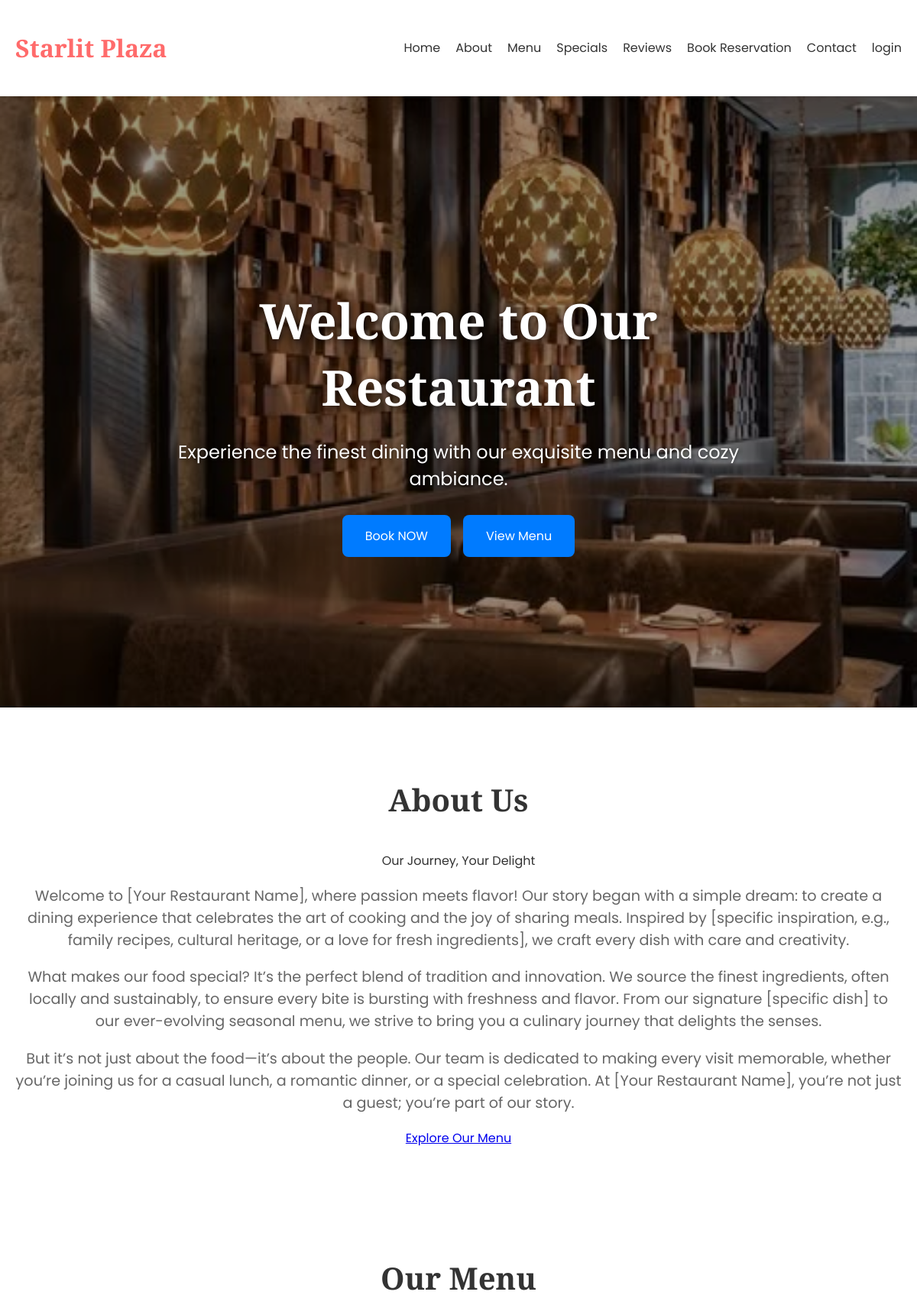
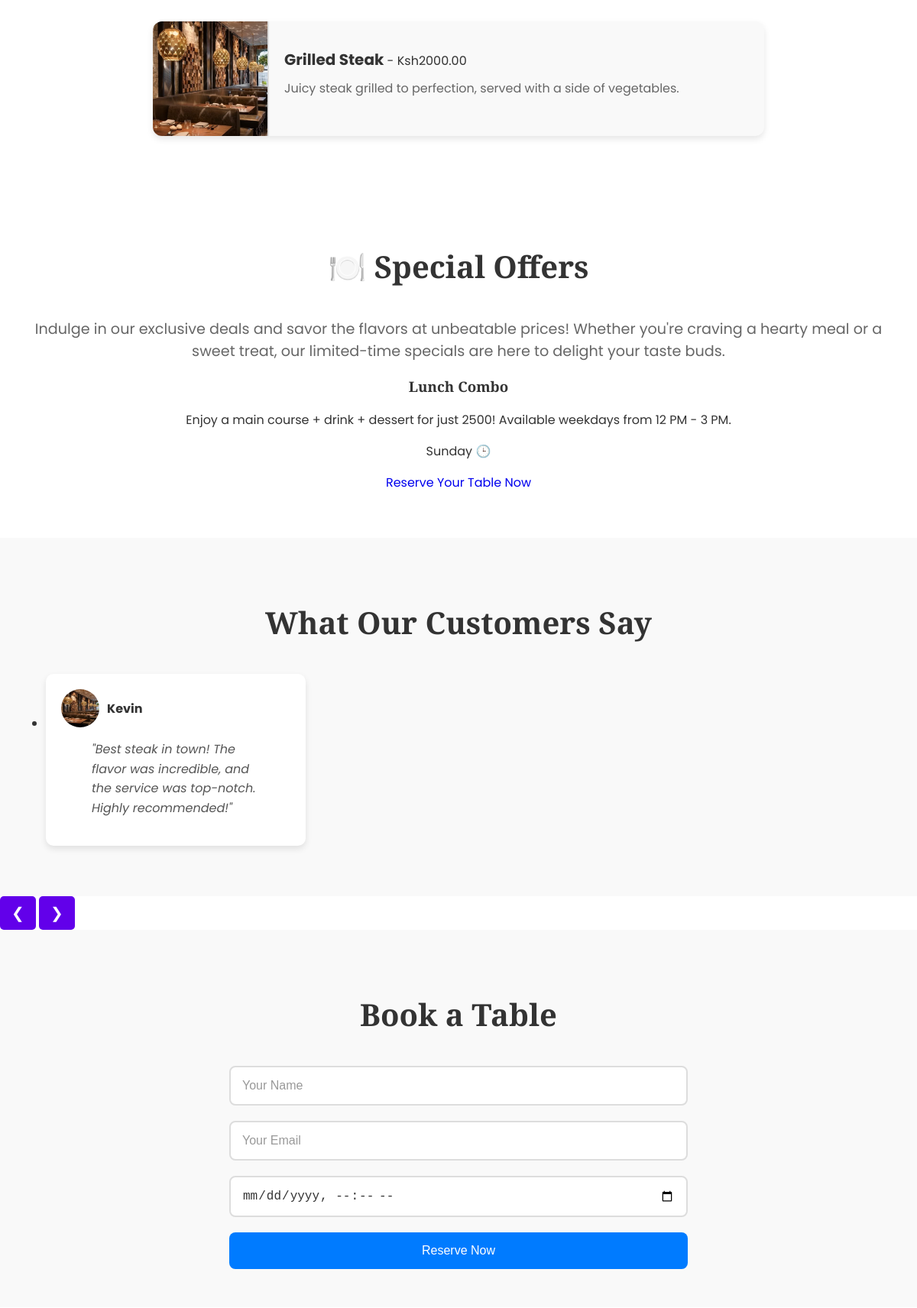
The page / (upper part) on the database its author committed (2 pictures, top to bottom).
### base/models.py (models this page shows, shortened)
class HeroSection(models.Model):
    title = models.CharField(max_length=255, default="Welcome to Our Restaurant")
    paragraph = models.TextField(default="Experience the finest dining with our exquisite menu and cozy ambiance.")
    background_image = models.ImageField(upload_to='hero_images/', blank=True, null=True)

class AboutSection(models.Model):
    title = models.CharField(max_length=255, default="About Us")
    subtitle = models.CharField(max_length=255, default="Our Journey, Your Delight")
    paragraph1 = models.TextField(default="Welcome to [Your Restaurant Name], where passion meets flavor! Our story began with a simple dream: to create a dining experience that celebrates the art of cooking and the joy of sharing meals. Inspired by [specific inspiration, e.g., family recipes, cultural heritage, or a love for fresh ingredients], we craft every dish with care and creativity.")
    paragraph2 = models.TextField(default="What makes our food special? It’s the perfect blend of tradition and innovation. We source the finest ingredients, often locally and sustainably, to ensure every bite is bursting with freshness and flavor. From our signature [specific dish] to our ever-evolving seasonal menu, we strive to bring you a culinary journey that delights the senses.")
    paragraph3 = models.TextField(default="But it’s not just about the food—it’s about the people. Our team is dedicated to making every visit memorable, whether you’re joining us for a casual lunch, a romantic dinner, or a special celebration. At [Your Restaurant Name], you’re not just a guest; you’re part of our story.")

class MenuItem(models.Model):
    name = models.CharField(max_length=255)
    price = models.DecimalField(max_digits=6, decimal_places=2)
    description = models.TextField()
    image = models.ImageField(upload_to='menu_images/', default='default.jpg')

class SpecialOffer(models.Model):
    title = models.CharField(max_length=255)
    description = models.TextField()
    details = models.TextField()
    time_limit = models.CharField(max_length=255, help_text="E.g., 'Limited time offer until Sunday!'")

class Testimonial(models.Model):
    customer_name = models.CharField(max_length=255)
    image = models.ImageField(upload_to='testimonials/', blank=True, null=True)
    rating = models.PositiveIntegerField(default=5, choices=[(i, f"{'★' * i}") for i in range(1, 6)])
    review = models.TextField()

### base/views.py (the view, shortened to what this page needs)
# urls.py: path('', views.index, name='index'),
def index(request):
    hero_section  = HeroSection.objects.first()
    about_section = AboutSection.objects.first()
    menu_items    = MenuItem.objects.all()
    specials      = SpecialOffer.objects.all()
    testimonials  = Testimonial.objects.all()
    locations     = Location.objects.all()
    faqs          = FAQ.objects.all()
    images        = GalleryImage.objects.all()
    contact       = ContactInfo.objects.first()
    social_links  = SocialMedia.objects.first()
    context = {
        'hero_section': hero_section,
        'about_section': about_section,
        'menu_items': menu_items,
        'specials': specials,
        'testimonials': testimonials,
        'locations': locations,
        'faqs': faqs,
        'images': images,
        'contact': contact,
        'social_links': social_links,
    }
    return render(request, 'base/index.html', context)

### base/templates/base/index.html (shortened to what this page needs)
{% load static %}
<!DOCTYPE html>
<html lang="en">
<head>
    <link rel="stylesheet" href="{% static 'base/css/styles.css' %}">
    <link rel="stylesheet" href="https://cdnjs.cloudflare.com/ajax/libs/font-awesome/6.0.0-beta3/css/all.min.css">
</head>
<body>
<link rel="stylesheet" href="https://cdn.jsdelivr.net/npm/@glidejs/glide/dist/css/glide.core.min.css">
    <header class="header">
        <h1 class="restaurant-name">Starlit Plaza</h1>
        <nav class="nav">
            <ul class="nav-list">
                <li><a href="#home" class="nav-link">Home</a></li>
                <li><a href="#about" class="nav-link">About</a></li>
                <li><a href="#menu" class="nav-link">Menu</a></li>
                <li><a href="#specials" class="nav-link">Specials</a></li>
                <li><a href="#testimonials" class="nav-link">Reviews</a></li>
                <li><a href="#reservation" class="nav-link">Book Reservation</a></li>
                <li><a href="#contact" class="nav-link">Contact</a></li>
                <li><a href="{% url 'login' %}" class="nav-link">login</a></li>
            </ul>
        </nav>
    </header>
    <section id="home" class="hero" aria-label="Restaurant Hero Section"
    {% if hero_section.background_image %}
        style="background: url('{{ hero_section.background_image.url }}') no-repeat center center/cover;"
    {% else %}
        style="background: url('{% static 'default.jpg' %}') no-repeat center center/cover;"
    {% endif %}>
    <div class="hero-content">
        <h1 class="hero-title">{{ hero_section.title }}</h1>
        <p class="hero-text">{{ hero_section.paragraph }}</p>
        <div class="hero-actions">
            <a href="#reservation" class="btn menu-btn" aria-label="Book Reservation">Book NOW</a>
            <a href="#menu" class="btn menu-btn" aria-label="View Menu">View Menu</a>
        </div>
    </div>
</section>
    <section id="about" class="section about">
        <div class="container">
            <h2 class="section-title">{{ about_section.title }}</h2>
            <p class="section-subtitle">{{ about_section.subtitle }}</p>
            <div class="about-content">
                <p class="section-text">
                    {{ about_section.paragraph1 }}
                </p>
                <p class="section-text">
                   {{ about_section.paragraph2 }}
                </p>
                <p class="section-text">
                    {{ about_section.paragraph3 }}
                </p>
            </div>
            <a href="#menu" class="cta-button">Explore Our Menu</a>
        </div>
    </section>
    <section id="menu" class="section menu">
        <h2 class="section-title">Our Menu</h2>
        <ul class="menu-list">
            {% for item in menu_items %}
        <li class="menu-item">
            <img src="{{ item.image.url }}" alt="{{ item.name }}" class="menu-item-image">
            <div class="menu-item-details">
                <strong>{{ item.name }}</strong> - Ksh{{ item.price }}
                <p class="menu-item-description">{{ item.description }}</p>
            </div>
        </li>
        {% endfor %}
        </ul>
    </section>
    <section id="specials" class="section specials">
    <div class="container">
        <h2 class="section-title">🍽️ Special Offers</h2>
        {% for special in specials %}
        <p class="section-text">{{ special.description }}</p>
        <div class="specials-grid">
            <div class="special-item">
                <h3>{{ special.title }}</h3>
                <p>{{ special.details }}</p>
            </div>
        </div>
        <p class="cta-text">{{ special.time_limit }} 🕒</p>
        {% endfor %}
        <a href="#reservation" class="cta-button" style="text-decoration: none;">Reserve Your Table Now</a>
    </div>
</section>
   <section id="testimonials" class="section testimonials">
    <h2 class="section-title">What Our Customers Say</h2>
    <div class="glide">
        <div class="glide__track" data-glide-el="track">
            <ul class="glide__slides">
                {% for testimonial in testimonials %}
                <li class="glide__slide">
                    <div class="testimonial-item">
                        <div class="testimonial-content">
                            <div class="customer-info">
                                <img src="{{ testimonial.image.url }}" alt="{{ testimonial.customer_name }}" class="customer-image">
                                <span class="customer-name">{{ testimonial.customer_name }}</span>
                            </div>
                            <blockquote class="testimonial-text">
                                "{{ testimonial.review }}"
                            </blockquote>
                        </div>
                    </div>
                </li>
                {% endfor %}
            </ul>
        </div>
    </div>
</section>
            <div class="glide__arrows" data-glide-el="controls">
                <button class="glide__arrow glide__arrow--left" data-glide-dir="<">&#10094;</button>
                <button class="glide__arrow glide__arrow--right" data-glide-dir=">">&#10095;</button>
            </div>
   <section id="reservation" class="section reservation">
    <h2 class="section-title">Book a Table</h2>
    <form class="reservation-form" method="post">
        <input type="text" name="name" class="input" placeholder="Your Name" required>
        <input type="email" name="email" class="input" placeholder="Your Email" required>
        <input type="datetime-local" name="date_time" class="input" required>
        <button type="submit" class="btn">Reserve Now</button>
    </form>
</section>
</body>
</html>

### base/static/base/css/styles.css (style rules this page uses)
body { font-family: 'Poppins', sans-serif; margin: 0; padding: 0; box-sizing: border-box; color: #333; }
h1, h2, h3 { font-family: 'Playfair Display', serif; }
.section { padding: 60px 20px; text-align: center; }
.section-title { font-size: 2.5rem; margin-bottom: 20px; }
.section-text { font-size: 1.2rem; color: #666; }
.btn { background-color: #ff6b6b; color: white; padding: 10px 20px; border: none; border-radius: 5px; cursor: pointer; font-size: 1rem; transition: background-color 0.3s ease; text-decoration: none; }
.header { display: flex; justify-content: space-between; align-items: center; padding: 20px; background-color: #fff; box-shadow: 0 2px 4px rgba(0, 0, 0, 0.1); position: sticky; top: 0; z-index: 1000; }
.restaurant-name { font-size: 2rem; color: #ff6b6b; }
.nav-list { list-style: none; display: flex; gap: 20px; }
.nav-link { text-decoration: none; color: #333; font-size: 1rem; transition: color 0.3s ease; }
.hero { height: 100vh; display: flex; flex-direction: column; justify-content: center; align-items: center; color: white; text-align: center; position: relative; overflow: hidden; }
.hero::before { content: ''; position: absolute; top: 0; left: 0; width: 100%; height: 100%; background: rgba(0, 0, 0, 0.4); z-index: 1; }
.hero-content { position: relative; z-index: 2; max-width: 800px; padding: 0 20px; }
.hero-title { font-size: 4rem; margin-bottom: 20px; text-shadow: 2px 2px 8px rgba(0, 0, 0, 0.7); animation: fadeInDown 1s ease-out; }
.hero-text { font-size: 1.5rem; margin-bottom: 30px; text-shadow: 1px 1px 4px rgba(0, 0, 0, 0.5); animation: fadeInUp 1s ease-out 0.5s; }
.hero-actions { display: flex; gap: 1rem; justify-content: center; animation: fadeIn 1s ease-out 1s; }
.btn { padding: 0.75rem 2rem; font-size: 1rem; border: none; border-radius: 5px; cursor: pointer; transition: background 0.3s ease, transform 0.2s ease; }
.menu-btn { background: transparent; border: 2px solid white; color: white; }
#reservation { padding: 50px 20px; background-color: #f9f9f9; text-align: center; }
.section-title { font-size: 2.5rem; color: #333; margin-bottom: 30px; }
.reservation-form { max-width: 600px; margin: 0 auto; display: flex; flex-direction: column; gap: 20px; }
.input { padding: 15px; border: 2px solid #ddd; border-radius: 8px; font-size: 1rem; color: #333; transition: border-color 0.3s ease; }
.input::placeholder { color: #999; }
.btn { padding: 15px 30px; background-color: #007BFF; color: white; border: none; border-radius: 8px; font-size: 1rem; cursor: pointer; transition: background-color 0.3s ease; }
#menu { padding: 50px 20px; background-color: #fff; text-align: center; }
.menu-list { list-style: none; padding: 0; max-width: 800px; margin: 0 auto; display: flex; flex-direction: column; gap: 30px; }
.menu-item { display: flex; align-items: center; background-color: #f9f9f9; border-radius: 12px; overflow: hidden; box-shadow: 0 4px 8px rgba(0, 0, 0, 0.1); transition: transform 0.3s ease, box-shadow 0.3s ease; }
.menu-item-image { width: 150px; height: 150px; object-fit: cover; border-right: 2px solid #ddd; }
.menu-item-details { padding: 20px; text-align: left; flex: 1; }
.menu-item-details strong { font-size: 1.25rem; color: #333; }
.menu-item-description { margin-top: 10px; font-size: 1rem; color: #666; }
.testimonials { padding: 50px 20px; background-color: #f9f9f9; text-align: center; }
.section-title { font-size: 2.5rem; margin-bottom: 40px; color: #333; }
.testimonial-item { background: #fff; border-radius: 10px; box-shadow: 0 4px 8px rgba(0, 0, 0, 0.1); padding: 20px; max-width: 300px; text-align: left; }
.customer-info { display: flex; align-items: center; margin-bottom: 15px; }
.customer-image { width: 50px; height: 50px; border-radius: 50%; margin-right: 10px; }
.customer-name { font-weight: bold; color: #333; }
.testimonial-text { font-style: italic; color: #555; line-height: 1.6; }
.glide__arrow { background: #6200ea; color: white; border: none; padding: 10px 15px; cursor: pointer; font-size: 20px; border-radius: 5px; transition: 0.3s; }

### rows shown on the page
HeroSection: background_image (picture), title "Welcome to Our Restaurant", paragraph "Experience the finest dining with our exquisite menu and cozy ambiance."
AboutSection: title "About Us", subtitle "Our Journey, Your Delight", paragraph1 "Welcome to [Your Restaurant Name], where passion meets flavor! Our story began with a simple dream: to create a dining experience that celebrates the art of cooking and the joy of sharing meals. Inspired by [specific inspiration, e.g., family recipes, cultural heritage, or a love for fresh ingredients], we craft every dish with care and creativity.", paragraph2 "What makes our food special? It’s the perfect blend of tradition and innovation. We source the finest ingredients, often locally and sustainably, to ensure every bite is bursting with freshness and flavor. From our signature [specific dish] to our ever-evolving seasonal menu, we strive to bring you a culinary journey that delights the senses.", paragraph3 "But it’s not just about the food—it’s about the people. Our team is dedicated to making every visit memorable, whether you’re joining us for a casual lunch, a romantic dinner, or a special celebration. At [Your Restaurant Name], you’re not just a guest; you’re part of our story."
MenuItem: image (picture), name "Grilled Steak", price "2000.00", description "Juicy steak grilled to perfection, served with a side of vegetables."
SpecialOffer: description "Indulge in our exclusive deals and savor the flavors at unbeatable prices! Whether you're craving a hearty meal or a sweet treat, our limited-time specials are here to delight your taste buds.", title "Lunch Combo", details "Enjoy a main course + drink + dessert for just 2500! Available weekdays from 12 PM - 3 PM.", time_limit "Sunday"
Testimonial: image (picture), customer_name "Kevin", review "Best steak in town! The flavor was incredible, and the service was top-notch. Highly recommended!"
